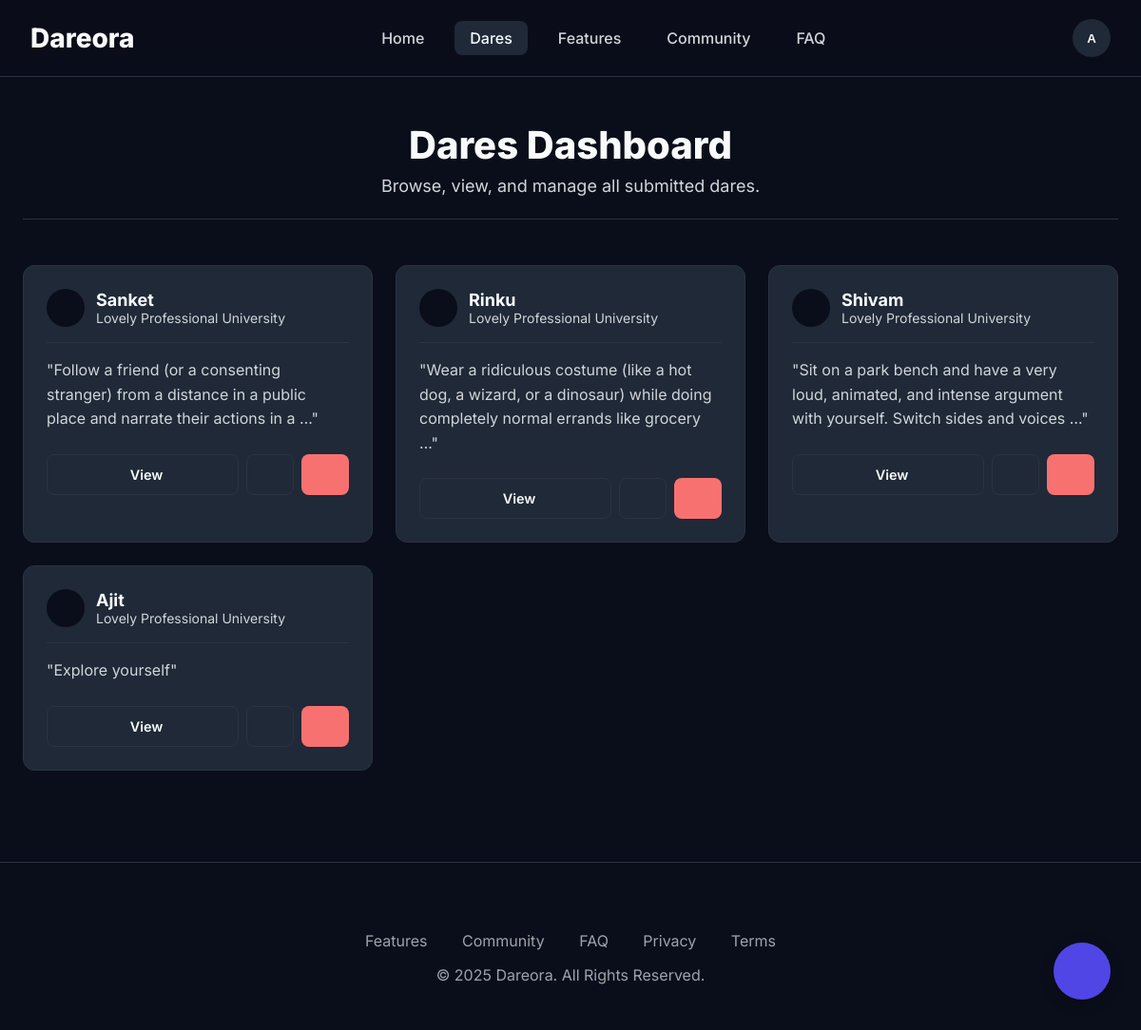
Page /dares/ (signed in) on the committed database.
### dares/models.py (models this page shows, shortened)
class Dare(models.Model):
    STATUS_CHOICES = [
        ('pending', 'Pending Review'),
        ('approved', 'Approved'),
        ('rejected', 'Rejected'),
        ('featured', 'Featured'),
    ]
    phone_regex = RegexValidator(
        regex=r'^\+?1?\d{9,15}$',
        message="Phone number must be entered in the format: '+999999999'. Up to 15 digits allowed."
    )
    id = models.UUIDField(primary_key=True, default=uuid.uuid4, editable=False)
    title = models.CharField(max_length=200, help_text="Give your dare a catchy title")
    slug = models.SlugField(unique=True, blank=True)
    name = models.CharField(max_length=100, help_text="Your full name")
    email = models.EmailField(help_text="Your email address")
    phone_number = models.CharField(
        validators=[phone_regex],
        max_length=17,
        help_text="Your phone number for verification"
    )
    college = models.CharField(max_length=200, help_text="Your college/university name")
    dare_text = models.TextField(help_text="Describe the dare in detail")
    category = models.ForeignKey(
        Category,
        on_delete=models.CASCADE,
        related_name='dares',
        help_text="Select the appropriate category"
    )
    difficulty = models.ForeignKey(
        DifficultyLevel,
        on_delete=models.CASCADE,
        related_name='dares',
        help_text="How difficult is this dare?"
    )
    estimated_time = models.PositiveIntegerField(
        help_text="Estimated time to complete (in minutes)",
        null=True,
        blank=True
    )
    required_items = models.TextField(
        blank=True,
        help_text="List any items/materials needed (optional)"
    )
    safety_notes = models.TextField(
        blank=True,
        help_text="Any safety precautions or warnings (optional)"
    )
    status = models.CharField(max_length=20, choices=STATUS_CHOICES, default='pending')
    is_approved = models.BooleanField(default=False)
    is_featured = models.BooleanField(default=False)
    rejection_reason = models.TextField(blank=True)
    views_count = models.PositiveIntegerField(default=0)
    likes_count = models.PositiveIntegerField(default=0)
    completions_count = models.PositiveIntegerField(default=0)
    created_at = models.DateTimeField(auto_now_add=True)
    updated_at = models.DateTimeField(auto_now=True)
    approved_at = models.DateTimeField(null=True, blank=True)
    class Meta:
        ordering = ['-created_at']
        indexes = [
            models.Index(fields=['status', 'is_approved']),
            models.Index(fields=['category', 'difficulty']),
            models.Index(fields=['-created_at']),
        ]

### dares/views.py (the view)
# urls.py: path('dares/', DareListView.as_view(), name='dare_list'),
class DareListView(ListView):
    model = Dare
    template_name = 'dare_list.html'
    context_object_name = 'dares'
    paginate_by = 12
    def get_queryset(self):
        queryset = Dare.objects.filter(is_approved=True).select_related(
            'category', 'difficulty'
        )
        self.search_form = DareSearchForm(self.request.GET)
        if self.search_form.is_valid():
            search_query = self.search_form.cleaned_data.get('search')
            if search_query:
                queryset = queryset.filter(
                    Q(title__icontains=search_query) |
                    Q(dare_text__icontains=search_query)
                )
            category = self.search_form.cleaned_data.get('category')
            if category:
                queryset = queryset.filter(category=category)
            difficulty = self.search_form.cleaned_data.get('difficulty')
            if difficulty:
                queryset = queryset.filter(difficulty=difficulty)
            featured_only = self.search_form.cleaned_data.get('featured_only')
            if featured_only:
                queryset = queryset.filter(is_featured=True)
            sort_by = self.search_form.cleaned_data.get('sort_by')
            if sort_by == 'oldest':
                queryset = queryset.order_by('created_at')
            elif sort_by == 'most_viewed':
                queryset = queryset.order_by('-views_count', '-created_at')
            elif sort_by == 'most_liked':
                queryset = queryset.order_by('-likes_count', '-created_at')
            elif sort_by == 'title':
                queryset = queryset.order_by('title')
            else:
                queryset = queryset.order_by('-created_at')
        return queryset
    def get_context_data(self, **kwargs):
        context = super().get_context_data(**kwargs)
        if not hasattr(self, 'search_form'):
            self.search_form = DareSearchForm()
        context['search_form'] = self.search_form
        context['categories'] = Category.objects.filter(is_active=True).annotate(
            dare_count=Count('dares', filter=Q(dares__is_approved=True))
        )
        context['difficulties'] = DifficultyLevel.objects.annotate(
            dare_count=Count('dares', filter=Q(dares__is_approved=True))
        )
        return context

### templates/dare_list.html (shortened to what this page needs)
{% extends 'base.html' %}
{% block content %}
<div class="page-header">
    <h2>Dares Dashboard</h2>
    <p>Browse, view, and manage all submitted dares.</p>
</div>
<div class="dare-grid">
    {% for dare in dares %}
    <div class="dare-card">
        <div class="dare-card-header">
            <div class="icon"></div>
            <div class="info">
                <h3>{{ dare.name }}</h3>
                <p>{{ dare.college }}</p>
            </div>
        </div>
        <div class="dare-card-body">
            <p>"{{ dare.dare_text|truncatewords:20 }}"</p>
        </div>
        <div class="dare-card-actions">
            <a href="{% url 'dares:dare_detail' dare.slug %}" class="btn btn-secondary" style="flex-grow: 1;"> View</a>
            <a href="{% url 'dares:dare_edit' dare.slug %}" class="btn btn-secondary"></a>
            <a href="{% url 'dares:dare_delete' dare.slug %}" class="btn btn-danger"></a>
        </div>
    </div>
    {% endfor %}
</div>
{% endblock %}

### templates/base.html (shortened to what this page needs)
<!DOCTYPE html>
<html lang="en">
<head>
</head>
<body>
    <nav class="navbar">
        <div class="navbar-container">
            <a href="{% url 'dares:home' %}" class="navbar-brand">Dareora</a>
            <ul class="navbar-nav">
                <li><a href="{% url 'dares:home' %}"
                        class="{% if request.resolver_match.url_name == 'home' %}active{% endif %}">Home</a></li>
                <li><a href="{% url 'dares:dare_list' %}"
                        class="{% if request.resolver_match.url_name == 'dare_list' %}active{% endif %}">Dares</a></li>
                <li><a href="{% url 'dares:about' %}"
                        class="{% if request.resolver_match.url_name == 'about' %}active{% endif %}">Features</a></li>
                <li><a href="{% url 'dares:community' %}"
                        class="{% if request.resolver_match.url_name == 'community' %}active{% endif %}">Community</a>
                </li>
                <li><a href="{% url 'dares:faq' %}"
                        class="{% if request.resolver_match.url_name == 'faq' %}active{% endif %}">FAQ</a></li>
            </ul>
            <div class="navbar-actions">
                {% if user.is_authenticated %}
                <div class="profile-dropdown">
                    <button class="user-profile-icon">{{ user.username|first|upper }}</button>
                </div>
                {% else %}
                <a href="{% url 'login' %}" class="btn btn-outline">Login</a>
                <a href="{% url 'signup' %}" class="btn btn-primary">Create Account</a>
                {% endif %}
            </div>
        </div>
    </nav>
    {% block main %}
    <main class="container">
        {% block content %}
        {% endblock %}
    </main>
    {% endblock main %}
    <footer class="footer">
        <div class="footer-container">
            <div style="margin-bottom: 1rem;">
                <a href="{% url 'dares:about' %}"
                    style="margin: 0 1rem; color: var(--color-text-muted); text-decoration: none;">Features</a>
                <a href="{% url 'dares:community' %}"
                    style="margin: 0 1rem; color: var(--color-text-muted); text-decoration: none;">Community</a>
                <a href="{% url 'dares:faq' %}"
                    style="margin: 0 1rem; color: var(--color-text-muted); text-decoration: none;">FAQ</a>
                <a href="{% url 'dares:privacy' %}"
                    style="margin: 0 1rem; color: var(--color-text-muted); text-decoration: none;">Privacy</a>
                <a href="{% url 'dares:terms' %}"
                    style="margin: 0 1rem; color: var(--color-text-muted); text-decoration: none;">Terms</a>
            </div>
            <p>&copy; {% now "Y" %} Dareora. All Rights Reserved.</p>
        </div>
    </footer>
    <div id="chatbot-container">
        <div id="chatbot-button">
        </div>
    </div>
</body>
</html>

### templates/base.html (style rules this page uses)
:root { --color-background: #0A0E1A; --color-surface: #111827; --color-surface-light: #1F2937; --color-border: #2c3242; --color-text-primary: #F9FAFB; --color-text-secondary: #D1D5DB; --color-text-muted: #9CA3AF; --color-brand: #4F46E5; --color-brand-light: rgba(79, 70, 229, 0.1); --color-accent: #3B82F6; --color-danger: #F87171; --color-success: #34D399; --space-xs: 0.25rem; --space-sm: 0.5rem; --space-md: 1rem; --space-lg: 1.5rem; --space-xl: 2rem; --space-2xl: 3rem; --radius-md: 0.5rem; --radius-lg: 0.75rem; --radius-full: 9999px; --shadow-glow: 0 0 25px rgba(79, 70, 229, 0.3); }
* { box-sizing: border-box; margin: 0; padding: 0; }
html { scroll-behavior: smooth; }
body { font-family: 'Inter', sans-serif; background-color: var(--color-background); color: var(--color-text-primary); -webkit-font-smoothing: antialiased; -moz-osx-font-smoothing: grayscale; overflow-x: hidden; }
.navbar { position: fixed; top: 0; left: 0; right: 0; z-index: 1000; background: rgba(10, 14, 26, 0.6); backdrop-filter: blur(12px); -webkit-backdrop-filter: blur(12px); border-bottom: 1px solid var(--color-border); }
.navbar-container { max-width: 1600px; width: 100%; margin: 0 auto; padding: 0 var(--space-xl); height: 80px; display: flex; align-items: center; justify-content: space-between; }
.navbar-brand { font-size: 1.75rem; font-weight: 800; color: var(--color-text-primary); text-decoration: none; }
.navbar-nav { display: flex; align-items: center; gap: var(--space-md); list-style: none; }
.navbar-nav a { color: var(--color-text-secondary); text-decoration: none; font-weight: 500; padding: var(--space-sm) var(--space-md); border-radius: var(--radius-md); transition: all 0.2s ease; }
.navbar-nav a:hover, .navbar-nav a.active { color: var(--color-text-primary); background-color: var(--color-surface-light); }
.navbar-actions { display: flex; align-items: center; gap: var(--space-lg); }
.user-profile-icon { display: flex; align-items: center; justify-content: center; width: 40px; height: 40px; border-radius: var(--radius-full); background-color: var(--color-surface-light); color: var(--color-text-primary); font-weight: 600; text-decoration: none; border: 1px solid var(--color-border); }
.container { max-width: 1200px; margin: 0 auto; padding: calc(var(--space-2xl) + 80px) var(--space-lg) var(--space-2xl); }
.page-header { text-align: center; margin-bottom: var(--space-2xl); padding-bottom: var(--space-lg); border-bottom: 1px solid var(--color-border); }
.page-header h2 { font-size: 2.5rem; font-weight: 800; }
.page-header p { font-size: 1.125rem; color: var(--color-text-secondary); max-width: 600px; margin: var(--space-sm) auto 0; }
.btn { display: inline-flex; align-items: center; justify-content: center; gap: var(--space-sm); padding: 0.75rem 1.5rem; border-radius: var(--radius-md); font-weight: 600; text-decoration: none; transition: all 0.2s ease; cursor: pointer; border: 1px solid transparent; font-size: 0.9rem; }
.btn-secondary { background-color: var(--color-surface-light); color: var(--color-text-primary); border: 1px solid var(--color-border); }
.btn-danger { background-color: var(--color-danger); color: var(--color-text-primary); }
.footer { padding: var(--space-2xl) 0; margin-top: var(--space-2xl); border-top: 1px solid var(--color-border); }
.footer-container { max-width: 1200px; margin: 0 auto; padding: 0 var(--space-lg); text-align: center; color: var(--color-text-muted); }
.profile-dropdown { position: relative; }
.profile-dropdown .user-profile-icon { cursor: pointer; border: none; }
#chatbot-container { position: fixed; bottom: 2rem; right: 2rem; z-index: 1001; }
#chatbot-button { width: 60px; height: 60px; background-color: var(--color-brand); border-radius: 50%; display: flex; align-items: center; justify-content: center; cursor: pointer; box-shadow: 0 4px 15px rgba(0, 0, 0, 0.2); transition: transform 0.2s; }

### rows in the picture
Dare: name "Sanket", college "Lovely Professional University", dare_text "Follow a friend (or a consenting stranger) from a distance in a public place and narrate their actions in a …"
Dare: name "Rinku", college "Lovely Professional University", dare_text "Wear a ridiculous costume (like a hot dog, a wizard, or a dinosaur) while doing completely normal errands like grocery …"
Dare: name "Shivam", college "Lovely Professional University", dare_text "Sit on a park bench and have a very loud, animated, and intense argument with yourself. Switch sides and voices …"
Dare: name "Ajit", college "Lovely Professional University", dare_text "Explore yourself"

### other values in the picture
{{ user.username|first|upper }} "A"
